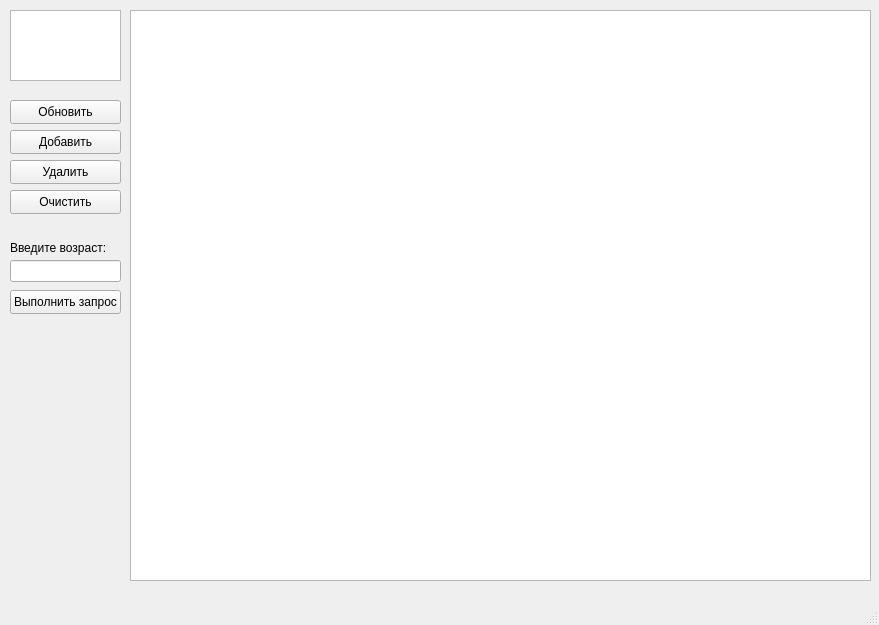
<?xml version="1.0" encoding="UTF-8"?>
<ui version="4.0">
 <class>MainWindow</class>
 <widget class="QMainWindow" name="MainWindow">
  <property name="geometry">
   <rect>
    <x>0</x>
    <y>0</y>
    <width>879</width>
    <height>625</height>
   </rect>
  </property>
  <property name="windowTitle">
   <string>MainWindow</string>
  </property>
  <widget class="QWidget" name="centralwidget">
   <widget class="QTextBrowser" name="statusDatabaseConnect">
    <property name="geometry">
     <rect>
      <x>10</x>
      <y>10</y>
      <width>111</width>
      <height>71</height>
     </rect>
    </property>
   </widget>
   <widget class="QPushButton" name="refreshButton">
    <property name="geometry">
     <rect>
      <x>10</x>
      <y>100</y>
      <width>111</width>
      <height>24</height>
     </rect>
    </property>
    <property name="text">
     <string>Обновить</string>
    </property>
   </widget>
   <widget class="QPushButton" name="addButton">
    <property name="geometry">
     <rect>
      <x>10</x>
      <y>130</y>
      <width>111</width>
      <height>24</height>
     </rect>
    </property>
    <property name="text">
     <string>Добавить</string>
    </property>
   </widget>
   <widget class="QPushButton" name="removeButton">
    <property name="geometry">
     <rect>
      <x>10</x>
      <y>160</y>
      <width>111</width>
      <height>24</height>
     </rect>
    </property>
    <property name="text">
     <string>Удалить</string>
    </property>
   </widget>
   <widget class="QPushButton" name="clearButton">
    <property name="geometry">
     <rect>
      <x>10</x>
      <y>190</y>
      <width>111</width>
      <height>24</height>
     </rect>
    </property>
    <property name="text">
     <string>Очистить</string>
    </property>
   </widget>
   <widget class="QTableView" name="tableView">
    <property name="geometry">
     <rect>
      <x>130</x>
      <y>10</y>
      <width>741</width>
      <height>571</height>
     </rect>
    </property>
   </widget>
   <widget class="QLabel" name="label">
    <property name="geometry">
     <rect>
      <x>10</x>
      <y>240</y>
      <width>101</width>
      <height>16</height>
     </rect>
    </property>
    <property name="text">
     <string>Введите возраст:</string>
    </property>
   </widget>
   <widget class="QLineEdit" name="ageEdit">
    <property name="geometry">
     <rect>
      <x>10</x>
      <y>260</y>
      <width>111</width>
      <height>22</height>
     </rect>
    </property>
   </widget>
   <widget class="QPushButton" name="queryButton">
    <property name="geometry">
     <rect>
      <x>10</x>
      <y>290</y>
      <width>111</width>
      <height>24</height>
     </rect>
    </property>
    <property name="text">
     <string>Выполнить запрос</string>
    </property>
   </widget>
  </widget>
  <widget class="QMenuBar" name="menubar">
   <property name="geometry">
    <rect>
     <x>0</x>
     <y>0</y>
     <width>879</width>
     <height>21</height>
    </rect>
   </property>
  </widget>
  <widget class="QStatusBar" name="statusbar"/>
 </widget>
 <resources/>
 <connections/>
</ui>
